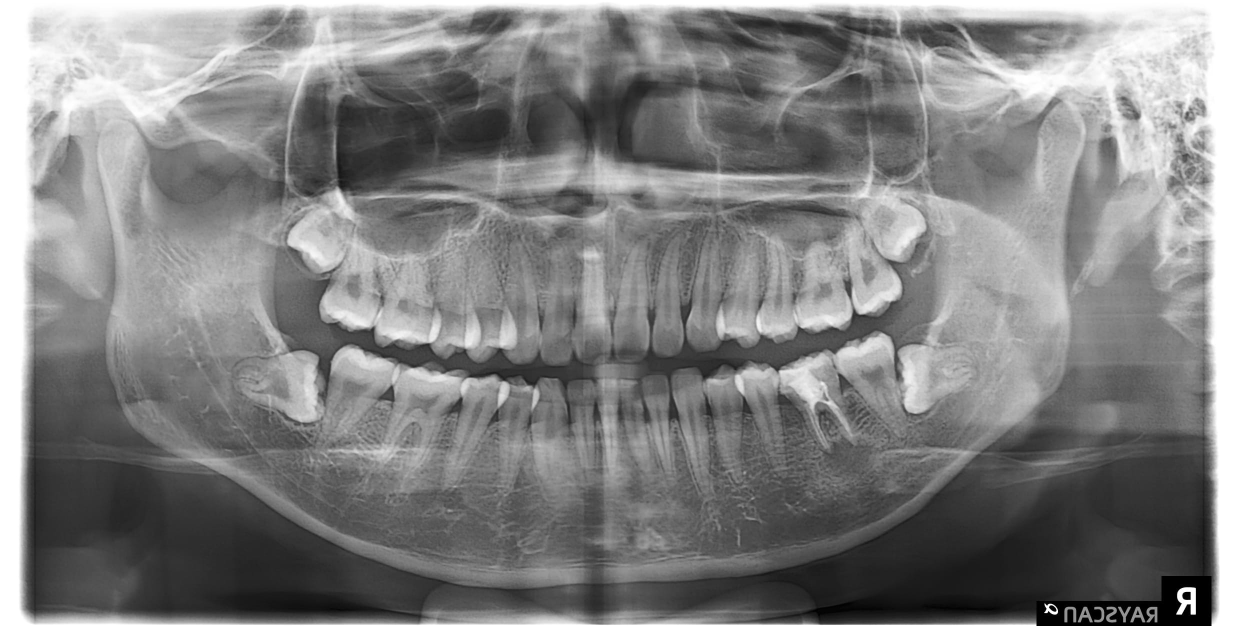
#> input picture nhakhoa/Augmentation JPG Images/001134.jpg, 2473 x 1252 px (shown at 1/2 size); its folder holds only this picture in this run
$ python main.py
#> lines starting #> are read from the running program, lines starting #| are printed output that depends on the picture
import os
import numpy as np
import pandas as pd
from sklearn.model_selection import train_test_split
from sklearn.naive_bayes import GaussianNB
from sklearn.tree import DecisionTreeClassifier
from sklearn.neural_network import MLPClassifier
from sklearn.metrics import accuracy_score, confusion_matrix
from sklearn.datasets import load_iris
from sklearn.preprocessing import LabelEncoder
from skimage.io import imread
from skimage.transform import resize
import glob

# Đọc dữ liệu IRIS
iris = load_iris()
X_iris, y_iris = iris.data, iris.target
X_train_iris, X_test_iris, y_train_iris, y_test_iris = train_test_split(X_iris, y_iris, test_size=0.3, random_state=42)

# Đọc dữ liệu ảnh nha khoa
dental_data_path = 'C:/Users/Admin/PycharmProjects/bth5/nhakhoa'
image_size = (64, 64)  # kích thước ảnh chuẩn để huấn luyện

X_dental = []
y_dental = []

for class_folder in os.listdir(dental_data_path):
    class_path = os.path.join(dental_data_path, class_folder)
    if os.path.isdir(class_path):
        for image_path in glob.glob(os.path.join(class_path, '*.jpg')):  # Giả sử ảnh là file .jpg
            image = imread(image_path, as_gray=True)  # Đọc ảnh ở dạng grayscale
#> image is the input picture: shape (1252, 2473) float64; min 0, max 1, mean 0.505
            image = resize(image, image_size)  # Resize ảnh
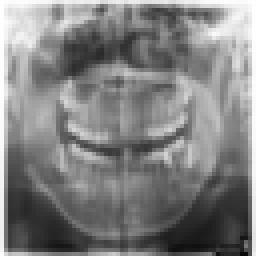
#> image: shape (64, 64) float64 (shown 4 times larger); min 0.0353, max 1, mean 0.505
            X_dental.append(image.flatten())  # Chuyển ảnh thành vector
            y_dental.append(class_folder)  # Tên thư mục là nhãn của lớp
#> pass 2 of the loop `for class_folder in os.listdir(dental_data_path):`:
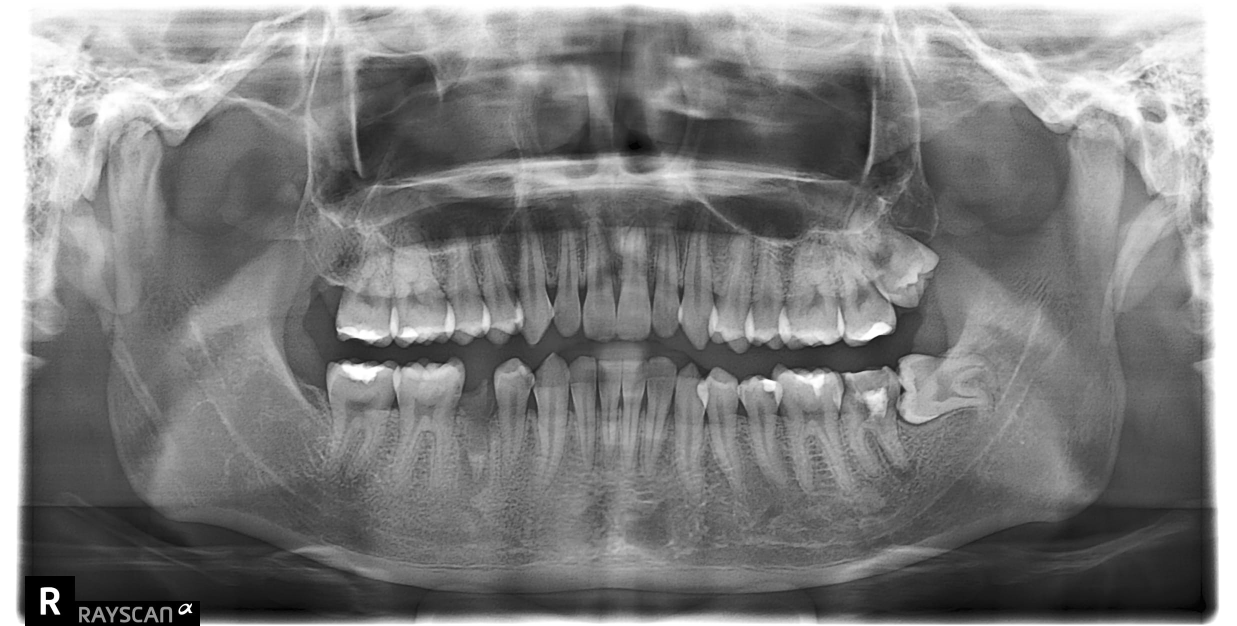
#> input picture nhakhoa/Original JPG Images/05481.jpg, 2473 x 1252 px (shown at 1/2 size)
#> image is the input picture: shape (1252, 2473); min 0, max 255, mean 127.1
#> `image = resize(image, image_size)`:
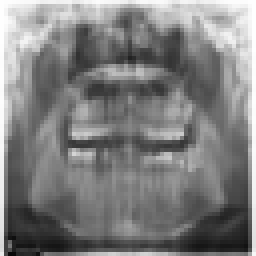
#> image: shape (64, 64) float64 (shown 4 times larger); min 0.0348, max 1, mean 0.498

# Chuyển đổi y_dental thành các mã số bằng LabelEncoder
le = LabelEncoder()
y_dental = le.fit_transform(y_dental)

# Chia dữ liệu nha khoa thành tập huấn luyện và kiểm tra
X_train_dental, X_test_dental, y_train_dental, y_test_dental = train_test_split(X_dental, y_dental, test_size=0.3, random_state=42)
#> X_train_dental = 1 item; X_test_dental = 1 item; y_train_dental = [0]; y_test_dental = [1]

# Naive Bayes cho IRIS
nb_model_iris = GaussianNB()
nb_model_iris.fit(X_train_iris, y_train_iris)
y_pred_iris_nb = nb_model_iris.predict(X_test_iris)
print("Độ chính xác của Naive Bayes (IRIS):", accuracy_score(y_test_iris, y_pred_iris_nb))
print("Ma trận nhầm lẫn (Naive Bayes - IRIS):\n", confusion_matrix(y_test_iris, y_pred_iris_nb))

# Naive Bayes cho nha khoa
nb_model_dental = GaussianNB()
nb_model_dental.fit(X_train_dental, y_train_dental)
y_pred_dental_nb = nb_model_dental.predict(X_test_dental)
#> y_pred_dental_nb = [0]
print("Độ chính xác của Naive Bayes (Nha khoa):", accuracy_score(y_test_dental, y_pred_dental_nb))
#| Độ chính xác của Naive Bayes (Nha khoa): 0.0
print("Ma trận nhầm lẫn (Naive Bayes - Nha khoa):\n", confusion_matrix(y_test_dental, y_pred_dental_nb))
#| Ma trận nhầm lẫn (Naive Bayes - Nha khoa):
#|  [[0 0]
#|  [1 0]]

# CART cho IRIS
cart_model_iris = DecisionTreeClassifier(criterion='gini')
cart_model_iris.fit(X_train_iris, y_train_iris)
y_pred_iris_cart = cart_model_iris.predict(X_test_iris)
print("Độ chính xác của CART (IRIS):", accuracy_score(y_test_iris, y_pred_iris_cart))
print("Ma trận nhầm lẫn (CART - IRIS):\n", confusion_matrix(y_test_iris, y_pred_iris_cart))

# CART cho nha khoa
cart_model_dental = DecisionTreeClassifier(criterion='gini')
cart_model_dental.fit(X_train_dental, y_train_dental)
y_pred_dental_cart = cart_model_dental.predict(X_test_dental)
#> y_pred_dental_cart = [0]
print("Độ chính xác của CART (Nha khoa):", accuracy_score(y_test_dental, y_pred_dental_cart))
#| Độ chính xác của CART (Nha khoa): 0.0
print("Ma trận nhầm lẫn (CART - Nha khoa):\n", confusion_matrix(y_test_dental, y_pred_dental_cart))
#| Ma trận nhầm lẫn (CART - Nha khoa):
#|  [[0 0]
#|  [1 0]]

# ID3 cho IRIS
id3_model_iris = DecisionTreeClassifier(criterion='entropy')
id3_model_iris.fit(X_train_iris, y_train_iris)
y_pred_iris_id3 = id3_model_iris.predict(X_test_iris)
print("Độ chính xác của ID3 (IRIS):", accuracy_score(y_test_iris, y_pred_iris_id3))
print("Ma trận nhầm lẫn (ID3 - IRIS):\n", confusion_matrix(y_test_iris, y_pred_iris_id3))

# ID3 cho nha khoa
id3_model_dental = DecisionTreeClassifier(criterion='entropy')
id3_model_dental.fit(X_train_dental, y_train_dental)
y_pred_dental_id3 = id3_model_dental.predict(X_test_dental)
#> y_pred_dental_id3 = [0]
print("Độ chính xác của ID3 (Nha khoa):", accuracy_score(y_test_dental, y_pred_dental_id3))
#| Độ chính xác của ID3 (Nha khoa): 0.0
print("Ma trận nhầm lẫn (ID3 - Nha khoa):\n", confusion_matrix(y_test_dental, y_pred_dental_id3))
#| Ma trận nhầm lẫn (ID3 - Nha khoa):
#|  [[0 0]
#|  [1 0]]

# Mạng nơ-ron nhân tạo cho IRIS với max_iter cao hơn và learning_rate_init nhỏ hơn
nn_model_iris = MLPClassifier(hidden_layer_sizes=(10,), max_iter=2000, learning_rate_init=0.001, random_state=42)
nn_model_iris.fit(X_train_iris, y_train_iris)
y_pred_iris_nn = nn_model_iris.predict(X_test_iris)
print("Độ chính xác của Mạng nơ-ron (IRIS):", accuracy_score(y_test_iris, y_pred_iris_nn))
print("Ma trận nhầm lẫn (Mạng nơ-ron - IRIS):\n", confusion_matrix(y_test_iris, y_pred_iris_nn))

# Mạng nơ-ron nhân tạo cho nha khoa với các thay đổi tương tự
nn_model_dental = MLPClassifier(hidden_layer_sizes=(100,), max_iter=2000, learning_rate_init=0.001, random_state=42)
nn_model_dental.fit(X_train_dental, y_train_dental)
y_pred_dental_nn = nn_model_dental.predict(X_test_dental)
#> y_pred_dental_nn = [0]
print("Độ chính xác của Mạng nơ-ron (Nha khoa):", accuracy_score(y_test_dental, y_pred_dental_nn))
#| Độ chính xác của Mạng nơ-ron (Nha khoa): 0.0
print("Ma trận nhầm lẫn (Mạng nơ-ron - Nha khoa):\n", confusion_matrix(y_test_dental, y_pred_dental_nn))
#| Ma trận nhầm lẫn (Mạng nơ-ron - Nha khoa):
#|  [[0 0]
#|  [1 0]]
